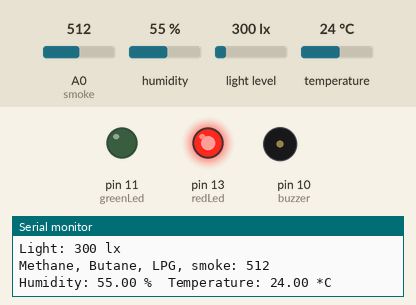
Bench run of a sketch on a simulated Arduino Uno, built with avr-gcc and run on an emulated ATmega328P. Shown: output pins drawn as LEDs (lit = HIGH), buzzer (waves = sounding), the last lines printed to the serial monitor. The test bench sets the inputs (shaded band); at power-on: A0 (smoke) = 512, humidity 55 %, light level 300 lx, temperature 24 °C.

Above: at 1.4 s.
1.9 s: A0 (smoke) set to 415
5.4 s: A0 (smoke) set to 389
At 6.1 s:
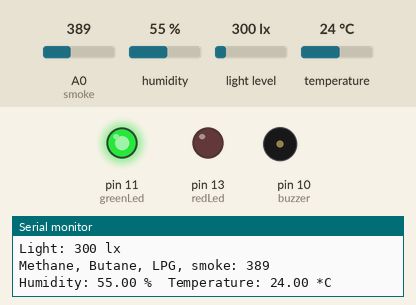
7.3 s: A0 (smoke) set to 410
At 7.47 s:
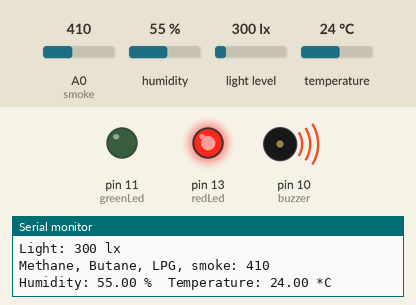
10.8 s: A0 (smoke) set to 390
At 11.7 s:
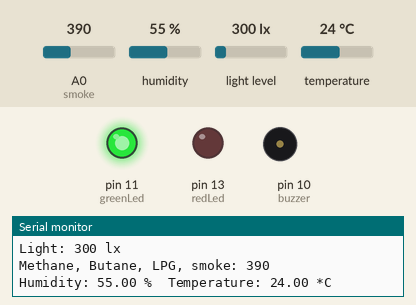
Timing chart, 0 to 13.5 s (numbered marks = the images above; inputs shaded):
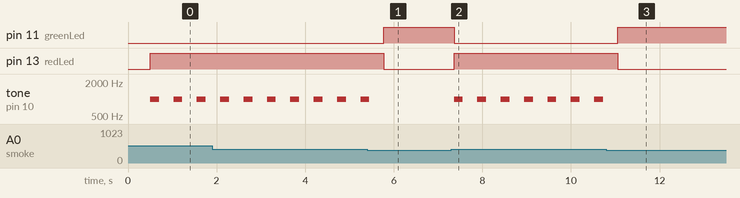

Measured:
- the behaviour switches between 401 and 400 on A0 (smoke) (found by bisection; images 0 and 1)
- after the input at 5.4 s, pin 11 (greenLed): LOW → HIGH after 0.38 s; pin 13 (redLed): HIGH → LOW after 0.38 s; tone on pin 10 (buzzer): goes on until 5.5 s, then stays silent
- after the input at 7.3 s, pin 11 (greenLed): HIGH → LOW after 0.06 s; pin 13 (redLed): LOW → HIGH after 0.06 s; tone on pin 10 (buzzer): alternates 1000 Hz for 0.20 s and silent for 0.33 s, starting after 0.06 s
- after the input at 10.8 s, pin 11 (greenLed): LOW → HIGH after 0.26 s; pin 13 (redLed): HIGH → LOW after 0.26 s; tone on pin 10 (buzzer): stops changing and stays silent
- by itself, tone on pin 10 (buzzer): alternates 1000 Hz for 0.20 s and silent for 0.33 s

The sketch:

sketch_apr07c_humid_mq-2_insu.ino
```cpp
#include "DHT.h"
#define DHTPIN 2
#define DHTTYPE DHT22
#include <Wire.h>
#include <BH1750.h>


//humidity temperature sensor DHT 22:
//DHT22 http://www.2150692.ru/faq/73-dht22-arduino
//pins: 2nd pin to D2

//BH1750 lightMeter:
//pins: SCL to A5, SDA to A4
//https://lesson.iarduino.ru/page/podklyuchaem-bh1750-datchik-osveschennosti-gy-30-gy-302-k-arduino/

//MQ-2 gas sensor
//AO to A0

BH1750 lightMeter;
DHT dht(DHTPIN, DHTTYPE);

int redLed = 13;
int greenLed = 11;
int buzzer = 10;
int smoke = A0;
int sensorThres = 400;

void setup() {

  Serial.begin(9600);

  pinMode(redLed, OUTPUT);
  pinMode(greenLed, OUTPUT);
  pinMode(buzzer, OUTPUT);
  pinMode(smoke, INPUT);
  lightMeter.begin();
  dht.begin();
  Serial.println("Running...");

}

void loop() {
  delay(500);

  uint16_t lux = lightMeter.readLightLevel();
  Serial.print("Light: ");
  Serial.print(lux);
  Serial.println(" lx");

  int analogSensor = analogRead(smoke);

  Serial.print("Methane, Butane, LPG, smoke: ");
  Serial.println(analogSensor);
  // Checks if it has reached the threshold value
  if (analogSensor > sensorThres)
  {
    digitalWrite(redLed, HIGH);
    digitalWrite(greenLed, LOW);
    tone(buzzer, 1000, 200);
  }
  else
  {
    digitalWrite(redLed, LOW);
    digitalWrite(greenLed, HIGH);
    noTone(buzzer);
  }

  float h = dht.readHumidity();
  float t = dht.readTemperature();

  if (isnan(h) || isnan(t)) {
    Serial.println("Failed to read from DHT sensor!");
    return;
  }

  Serial.print("Humidity: ");
  Serial.print(h);
  Serial.print(" %\t");
  Serial.print("Temperature: ");
  Serial.print(t);
  Serial.println(" *C ");
}
```
